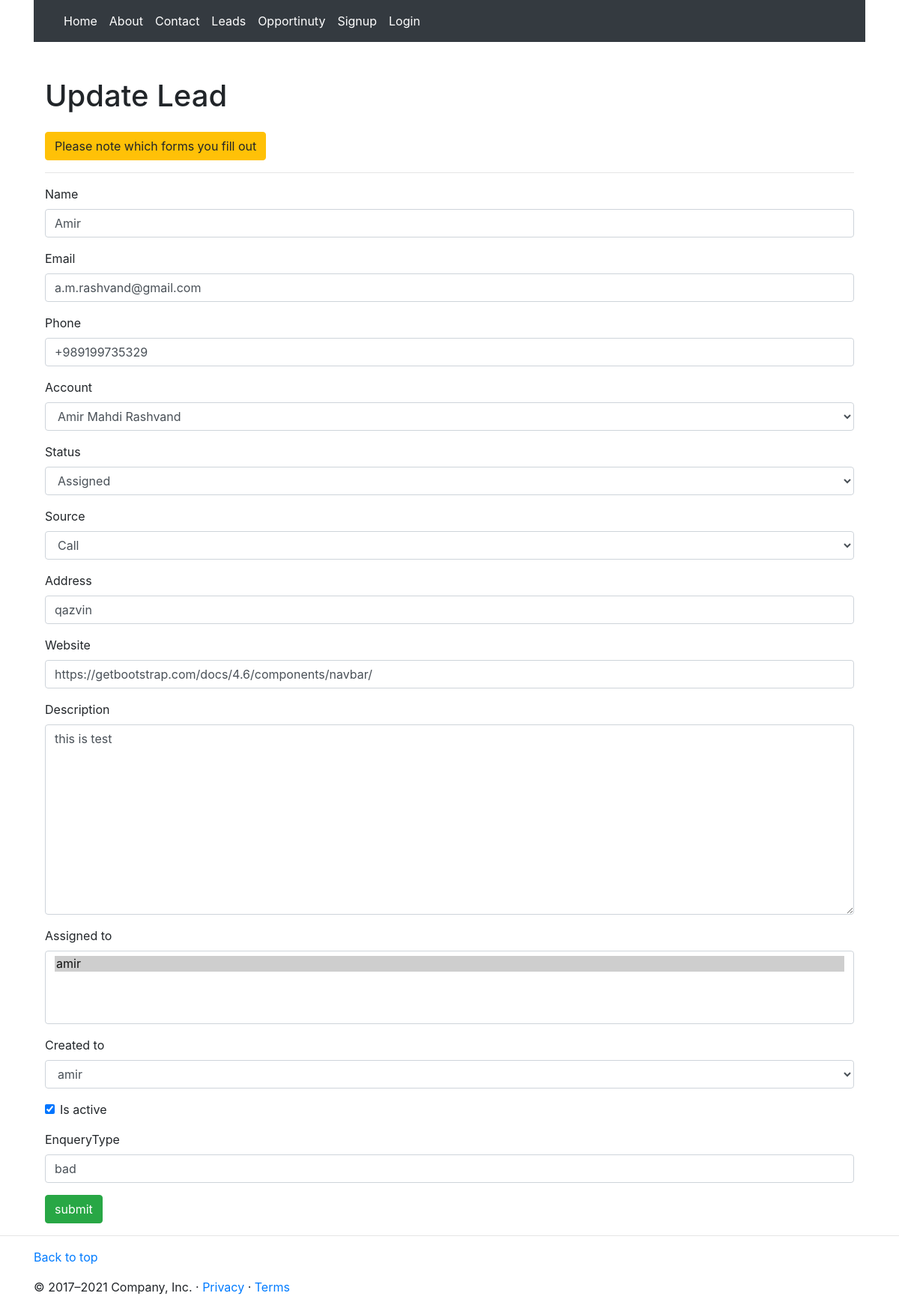
Screenshot of /leads/update/1 with the database file from the repository.
### Lead/models.py (models this page shows, shortened)
class Lead(models.Model):
    name = models.CharField(max_length=200)
    image = models.ImageField(upload_to='images/',default='images/girl.png', blank=True, null=True)
    email = models.EmailField()
    phone = models.CharField(max_length=200,blank=True)
    account = models.ForeignKey(Account, on_delete=models.CASCADE, null=True, blank=True)
    status = models.CharField(max_length=50, choices=LEAD_STATUS)
    source = models.CharField(max_length=50, choices=LEAD_SOURCE)
    address = models.CharField(max_length=50, blank=True)
    website = models.URLField()
    description = models.TextField()
    assigned_to = models.ManyToManyField(User,max_length=100)
    created_to  = models.ForeignKey(User, on_delete=models.CASCADE, related_name='Created', null=True, blank=True)
    created_on = models.DateTimeField(auto_now_add=True)
    is_active = models.BooleanField(default=True)
    enqueryType = models.CharField(max_length=50)

### Account/models.py (models this page shows)
class Account(models.Model):
    name = models.CharField(max_length=200,blank=True)
    emai = models.EmailField(max_length=254)
    phone = models.CharField(max_length=50)
    industry = models.CharField(max_length=50, choices=INDUSTRY_CHOICES)
    website = models.URLField(max_length=200)
    description = models.TextField()
    assigned_to = models.ManyToManyField(User, related_name='assigner')
    created_on  = models.DateTimeField(auto_now_add=False)
    is_active = models.BooleanField(default=True)
    def __str__(self):
        return self.name

### Lead/views.py (the view)
# urls.py: path('update/<int:pk>',LeadUpdateView.as_view(), name='update'),
class LeadUpdateView(UpdateView):
    model = Lead
    template_name = 'lead/update.html'
    fields = ['name',"email","phone","account","status","source","address","website","description","assigned_to","created_to","is_active","enqueryType"]

### Lead/templates/lead/update.html (shortened to what this page needs)
{% extends 'base.html' %}
{% load bootstrap4 %}
{% block content %}
    <div class="container">
        <h1 class=" pt-5 mb-4 h1"> Update Lead  </h1>
        <small class="small btn btn-warning">Please note which forms you fill out </small>
        <hr>
        <form class="form-group" method="POST">
            <div class="">
                    {% bootstrap_form form %}
                <input type="submit" value="submit" class="btn btn-success" />
            </div>
        </form>
    </div>
{% endblock %}

### rows the page displays
Lead: name "Amir", email "a.m.rashvand@gmail.com", phone "+989199735329", account "Amir Mahdi Rashvand", status "Assigned", source "Call", address "qazvin", website "https://getbootstrap.com/docs/4.6/components/navbar/", description "this is test", created_to "amir", is_active "☑", enqueryType "bad"
